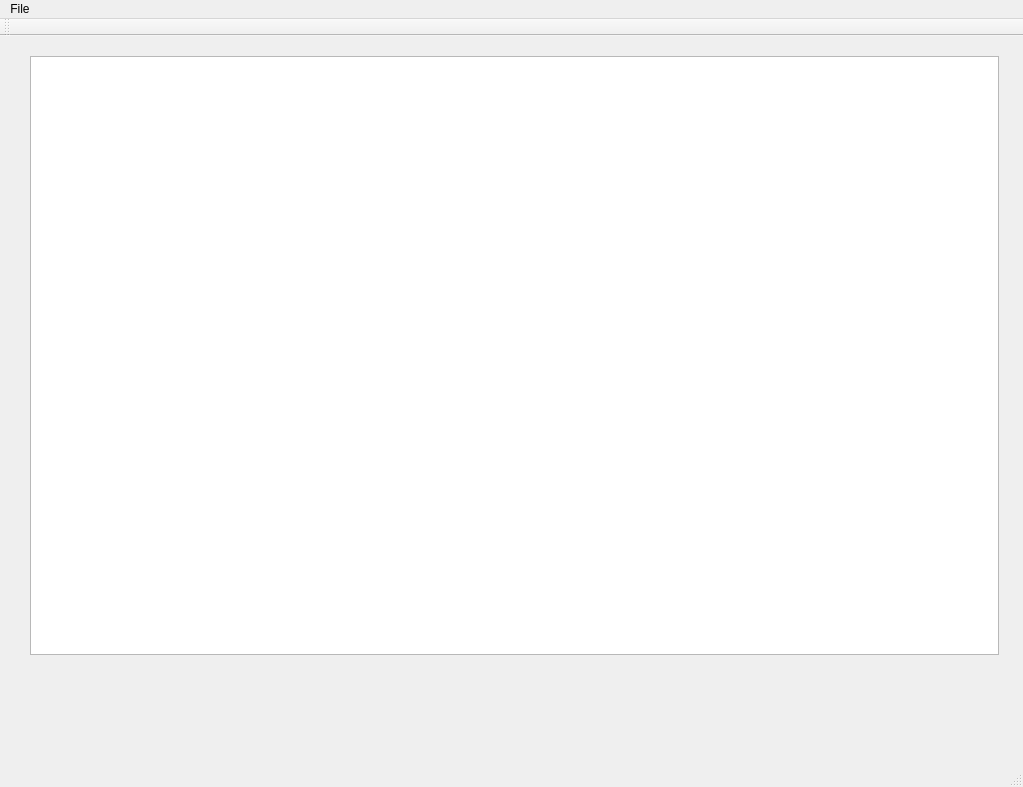
<?xml version="1.0" encoding="UTF-8"?>
<ui version="4.0">
 <class>xsd</class>
 <widget class="QMainWindow" name="xsd">
  <property name="geometry">
   <rect>
    <x>0</x>
    <y>0</y>
    <width>1023</width>
    <height>787</height>
   </rect>
  </property>
  <property name="windowTitle">
   <string>xsd</string>
  </property>
  <widget class="QWidget" name="centralWidget">
   <widget class="QWidget" name="verticalLayoutWidget">
    <property name="geometry">
     <rect>
      <x>19</x>
      <y>9</y>
      <width>991</width>
      <height>621</height>
     </rect>
    </property>
    <layout class="QVBoxLayout" name="verticalLayout">
     <item>
      <widget class="QTableWidget" name="tableWidget"/>
     </item>
    </layout>
   </widget>
  </widget>
  <widget class="QMenuBar" name="menuBar">
   <property name="geometry">
    <rect>
     <x>0</x>
     <y>0</y>
     <width>1023</width>
     <height>25</height>
    </rect>
   </property>
   <widget class="QMenu" name="menuFile">
    <property name="title">
     <string>File</string>
    </property>
    <addaction name="action_Read_XSD_schema"/>
    <addaction name="action_Export_XSD_schema"/>
    <addaction name="separator"/>
    <addaction name="actionExit"/>
   </widget>
   <addaction name="menuFile"/>
  </widget>
  <widget class="QToolBar" name="mainToolBar">
   <attribute name="toolBarArea">
    <enum>TopToolBarArea</enum>
   </attribute>
   <attribute name="toolBarBreak">
    <bool>false</bool>
   </attribute>
  </widget>
  <widget class="QStatusBar" name="statusBar"/>
  <action name="action_Read_XSD_schema">
   <property name="text">
    <string>&amp;Read XSD schema</string>
   </property>
  </action>
  <action name="actionExit">
   <property name="text">
    <string>Exit</string>
   </property>
   <property name="toolTip">
    <string>Exit</string>
   </property>
  </action>
  <action name="action_Export_XSD_schema">
   <property name="text">
    <string>&amp;Export XSD schema</string>
   </property>
  </action>
 </widget>
 <layoutdefault spacing="6" margin="11"/>
 <resources/>
 <connections/>
</ui>
